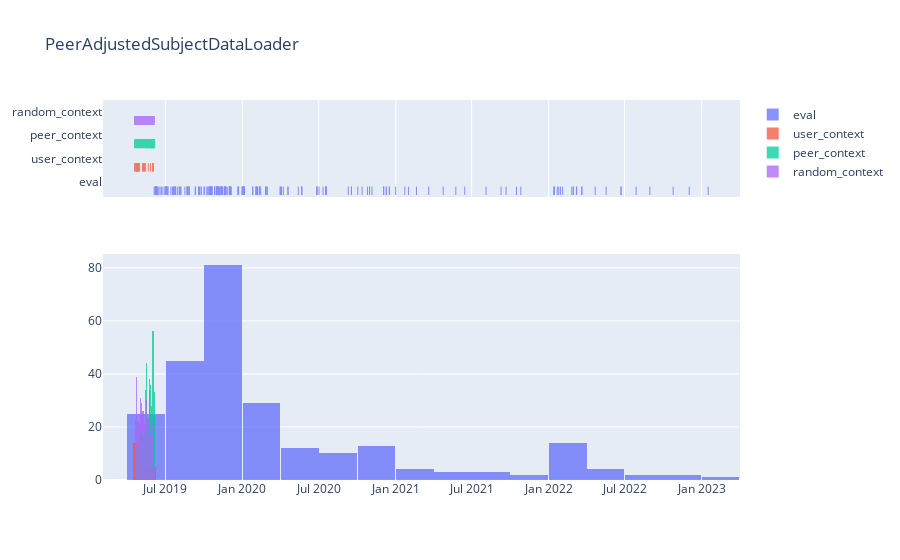

Notebook cell for this chart:
### Code cell
timelines(dataset3, title="PeerAdjustedSubjectDataLoader")

### Figure 1 — Plotly figure (JSON) as saved in the notebook; plotly's stock layout.template omitted (floating-point values rounded to 4 significant figures; data arrays with more than 128 entries replaced by an {"elided": "..."} marker saying what was removed)
{"data": [{"boxpoints": "all", "fillcolor": "rgba(255,255,255,0)", "hoveron": "points", "hovertext": {"elided": "250 str values"}, "jitter": 0, "line": {"color": "rgba(255,255,255,0)"}, "marker": {"color": "#636EFA", "symbol": "line-ns-open"}, "name": "eval", "opacity": 0.75, "showlegend": false, "type": "box", "x": {"elided": "250 str values"}, "xaxis": "x", "yaxis": "y"}, {"marker": {"color": "#636EFA"}, "name": "eval", "opacity": 0.75, "type": "histogram", "x": {"elided": "250 str values"}, "xaxis": "x2", "yaxis": "y2"}, {"boxpoints": "all", "fillcolor": "rgba(255,255,255,0)", "hoveron": "points", "hovertext": ["2019-04-19T03:07:14.000Z", "2019-04-19T13:39:17.000Z", "2019-04-19T14:47:50.000Z", "2019-04-22T10:02:18.000Z", "2019-04-22T12:31:42.000Z", "2019-04-22T12:33:11.000Z", "2019-04-23T12:45:03.000Z", "2019-04-24T02:34:44.000Z", "2019-04-24T02:35:34.000Z", "2019-04-24T02:48:51.000Z", "2019-04-25T09:23:36.000Z", "2019-04-27T07:13:19.000Z", "2019-04-27T07:14:14.000Z", "2019-04-27T07:15:48.000Z", "2019-04-29T01:10:58.000Z", "2019-04-29T01:20:41.000Z", "2019-04-30T12:14:40.000Z", "2019-05-07T12:59:24.000Z", "2019-05-08T11:00:36.000Z", "2019-05-10T05:14:18.000Z", "2019-05-10T08:32:36.000Z", "2019-05-12T09:58:45.000Z", "2019-05-13T04:50:56.000Z", "2019-05-14T16:50:23.000Z", "2019-05-21T08:22:29.000Z", "2019-05-26T08:18:16.000Z", "2019-06-01T02:34:42.000Z", "2019-06-01T02:35:38.000Z", "2019-06-01T02:38:48.000Z", "2019-06-02T01:47:12.000Z"], "jitter": 0, "line": {"color": "rgba(255,255,255,0)"}, "marker": {"color": "#EF553B", "symbol": "line-ns-open"}, "name": "user_context", "opacity": 0.75, "showlegend": false, "type": "box", "x": ["2019-04-19T03:07:14.000Z", "2019-04-19T13:39:17.000Z", "2019-04-19T14:47:50.000Z", "2019-04-22T10:02:18.000Z", "2019-04-22T12:31:42.000Z", "2019-04-22T12:33:11.000Z", "2019-04-23T12:45:03.000Z", "2019-04-24T02:34:44.000Z", "2019-04-24T02:35:34.000Z", "2019-04-24T02:48:51.000Z", "2019-04-25T09:23:36.000Z", "2019-04-27T07:13:19.000Z", "2019-04-27T07:14:14.000Z", "2019-04-27T07:15:48.000Z", "2019-04-29T01:10:58.000Z", "2019-04-29T01:20:41.000Z", "2019-04-30T12:14:40.000Z", "2019-05-07T12:59:24.000Z", "2019-05-08T11:00:36.000Z", "2019-05-10T05:14:18.000Z", "2019-05-10T08:32:36.000Z", "2019-05-12T09:58:45.000Z", "2019-05-13T04:50:56.000Z", "2019-05-14T16:50:23.000Z", "2019-05-21T08:22:29.000Z", "2019-05-26T08:18:16.000Z", "2019-06-01T02:34:42.000Z", "2019-06-01T02:35:38.000Z", "2019-06-01T02:38:48.000Z", "2019-06-02T01:47:12.000Z"], "xaxis": "x", "yaxis": "y"}, {"marker": {"color": "#EF553B"}, "name": "user_context", "opacity": 0.75, "type": "histogram", "x": ["2019-04-19T03:07:14.000Z", "2019-04-19T13:39:17.000Z", "2019-04-19T14:47:50.000Z", "2019-04-22T10:02:18.000Z", "2019-04-22T12:31:42.000Z", "2019-04-22T12:33:11.000Z", "2019-04-23T12:45:03.000Z", "2019-04-24T02:34:44.000Z", "2019-04-24T02:35:34.000Z", "2019-04-24T02:48:51.000Z", "2019-04-25T09:23:36.000Z", "2019-04-27T07:13:19.000Z", "2019-04-27T07:14:14.000Z", "2019-04-27T07:15:48.000Z", "2019-04-29T01:10:58.000Z", "2019-04-29T01:20:41.000Z", "2019-04-30T12:14:40.000Z", "2019-05-07T12:59:24.000Z", "2019-05-08T11:00:36.000Z", "2019-05-10T05:14:18.000Z", "2019-05-10T08:32:36.000Z", "2019-05-12T09:58:45.000Z", "2019-05-13T04:50:56.000Z", "2019-05-14T16:50:23.000Z", "2019-05-21T08:22:29.000Z", "2019-05-26T08:18:16.000Z", "2019-06-01T02:34:42.000Z", "2019-06-01T02:35:38.000Z", "2019-06-01T02:38:48.000Z", "2019-06-02T01:47:12.000Z"], "xaxis": "x2", "yaxis": "y2"}, {"boxpoints": "all", "fillcolor": "rgba(255,255,255,0)", "hoveron": "points", "hovertext": {"elided": "398 str values"}, "jitter": 0, "line": {"color": "rgba(255,255,255,0)"}, "marker": {"color": "#00CC96", "symbol": "line-ns-open"}, "name": "peer_context", "opacity": 0.75, "showlegend": false, "type": "box", "x": {"elided": "398 str values"}, "xaxis": "x", "yaxis": "y"}, {"marker": {"color": "#00CC96"}, "name": "peer_context", "opacity": 0.75, "type": "histogram", "x": {"elided": "398 str values"}, "xaxis": "x2", "yaxis": "y2"}, {"boxpoints": "all", "fillcolor": "rgba(255,255,255,0)", "hoveron": "points", "hovertext": {"elided": "398 str values"}, "jitter": 0, "line": {"color": "rgba(255,255,255,0)"}, "marker": {"color": "#AB63FA", "symbol": "line-ns-open"}, "name": "random_context", "opacity": 0.75, "showlegend": false, "type": "box", "x": {"elided": "398 str values"}, "xaxis": "x", "yaxis": "y"}, {"marker": {"color": "#AB63FA"}, "name": "random_context", "opacity": 0.75, "type": "histogram", "x": {"elided": "398 str values"}, "xaxis": "x2", "yaxis": "y2"}], "layout": {"barmode": "overlay", "title": {"text": "PeerAdjustedSubjectDataLoader"}, "xaxis": {"anchor": "y", "domain": [0, 1], "matches": "x2", "showticklabels": false}, "xaxis2": {"anchor": "y2", "domain": [0, 1]}, "yaxis": {"anchor": "x", "domain": [0.745, 1]}, "yaxis2": {"anchor": "x2", "domain": [0, 0.595]}}}
